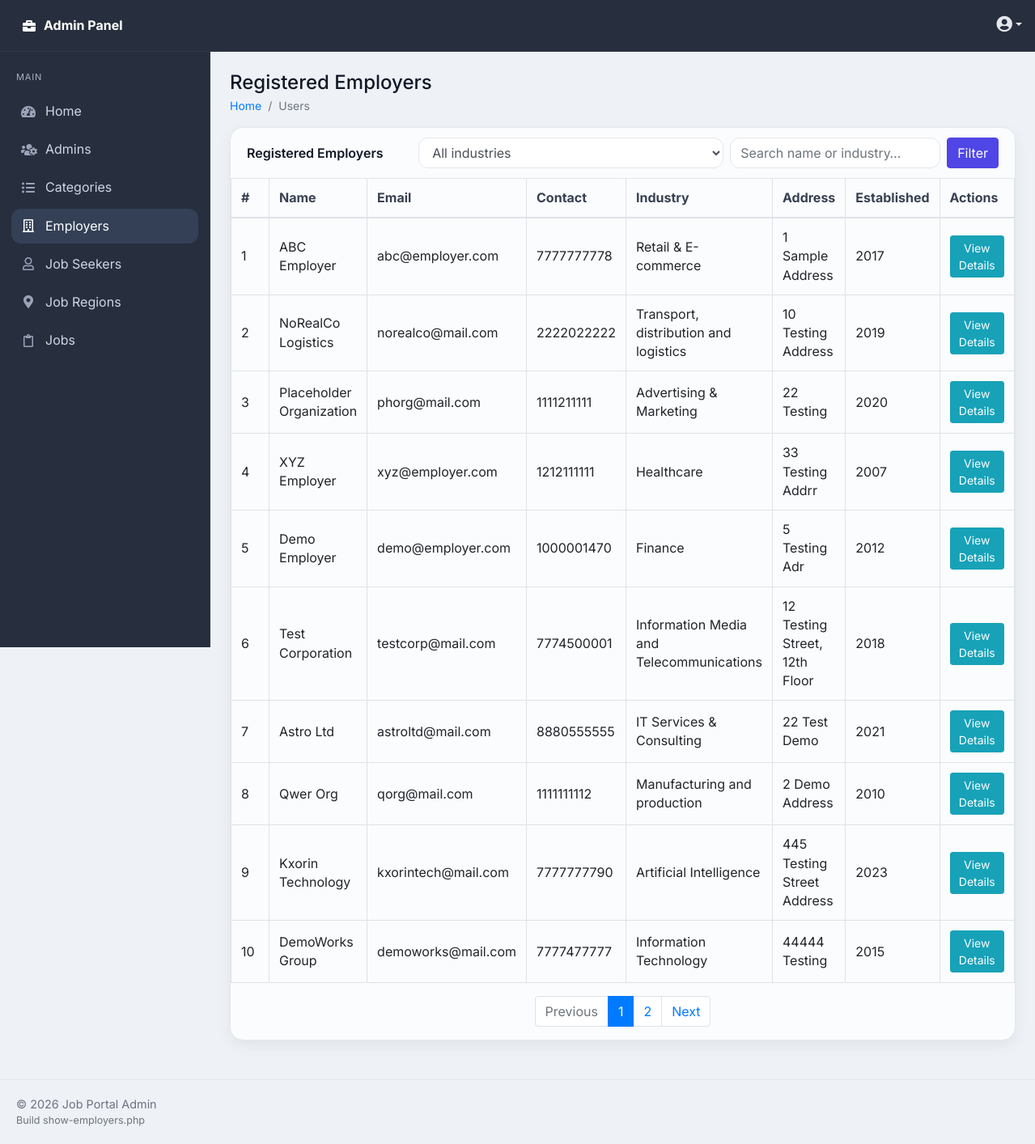
The app's page /admin/users/show-employers.php (signed in) with its own data.
### tables this page shows
CREATE TABLE `company_details` (
  `id` int(11) NOT NULL AUTO_INCREMENT,
  `user_id` int(11) NOT NULL,
  `company_website` varchar(255) DEFAULT NULL,
  `industry` varchar(150) DEFAULT NULL,
  `address_line` varchar(255) DEFAULT NULL,
  `postal_code` varchar(20) DEFAULT NULL,
  `established_year` year(4) DEFAULT NULL,
  `operating_hours` varchar(100) DEFAULT NULL,
  `business_reg_no` varchar(20) NOT NULL,
  `company_size` varchar(20) DEFAULT NULL,
  `org_type` varchar(60) DEFAULT NULL,
  `created_at` timestamp NOT NULL DEFAULT current_timestamp(),
  `updated_at` timestamp NOT NULL DEFAULT current_timestamp() ON UPDATE current_timestamp(),
  PRIMARY KEY (`id`),
  UNIQUE KEY `uq_company_details_brn` (`business_reg_no`),
  KEY `fk_company_user` (`user_id`),
  CONSTRAINT `fk_company_user` FOREIGN KEY (`user_id`) REFERENCES `users` (`id`) ON DELETE CASCADE ON UPDATE CASCADE
);

CREATE TABLE `users` (
  `id` int(3) NOT NULL AUTO_INCREMENT,
  `fullname` varchar(155) NOT NULL,
  `username` varchar(200) NOT NULL,
  `email` varchar(200) NOT NULL,
  `contact` varchar(20) NOT NULL,
  `region_id` int(11) DEFAULT NULL,
  `address` varchar(255) DEFAULT NULL,
  `mypassword` varchar(200) NOT NULL,
  `img` varchar(200) NOT NULL,
  `type` varchar(200) NOT NULL,
  `cv` varchar(200) DEFAULT NULL,
  `skills` varchar(255) NOT NULL,
  `education` varchar(200) NOT NULL,
  `title` varchar(200) DEFAULT NULL,
  `bio` varchar(500) DEFAULT NULL,
  `facebook` varchar(200) DEFAULT NULL,
  `twitter` varchar(200) DEFAULT NULL,
  `linkedin` varchar(200) DEFAULT NULL,
  `created_at` timestamp NOT NULL DEFAULT current_timestamp(),
  PRIMARY KEY (`id`),
  KEY `fk_users_region` (`region_id`),
  CONSTRAINT `fk_users_region` FOREIGN KEY (`region_id`) REFERENCES `job_regions` (`id`) ON DELETE SET NULL ON UPDATE CASCADE
);

### admin/users/show-employers.php (the view, shortened to what this page needs)
<?php require "../../config/config.php";
?>
<?php
function h($v){ return htmlspecialchars((string)$v, ENT_QUOTES, 'UTF-8'); }
$q        = trim($_GET['q'] ?? '');
$limit   = 10;
$page    = (isset($_GET['page']) && is_numeric($_GET['page']) && $_GET['page'] > 0) ? (int)$_GET['page'] : 1;
$offset  = ($page - 1) * $limit;
$counter = $offset + 1;
$where = ["UPPER(u.type) = 'EMPLOYER'"];
$params = [];
$whereSql = $where ? 'WHERE '.implode(' AND ', $where) : '';
$totalSql = "
  SELECT COUNT(*) AS total
  FROM users u
  JOIN company_details c ON u.id = c.user_id
  $whereSql
";
$totalStmt = $conn->prepare($totalSql);
$totalStmt->execute($params);
$totalRecords = (int)$totalStmt->fetch(PDO::FETCH_OBJ)->total;
$totalPages   = max(1, (int)ceil($totalRecords / $limit));
$listSql = "
  SELECT
    u.id, u.fullname, u.username, u.email, u.contact, u.img, u.created_at AS user_created_at,
    c.company_website, c.industry, c.address_line, c.postal_code, c.established_year,
    c.operating_hours, c.business_reg_no, c.company_size, c.org_type,
    c.created_at AS company_created_at, c.updated_at
  FROM users u
  JOIN company_details c ON u.id = c.user_id
  $whereSql
  ORDER BY u.id ASC
  LIMIT :limit OFFSET :offset
";
$stmt = $conn->prepare($listSql);
$stmt->bindValue(':limit',  $limit,  PDO::PARAM_INT);
$stmt->bindValue(':offset', $offset, PDO::PARAM_INT);
$stmt->execute();
$employers = $stmt->fetchAll(PDO::FETCH_OBJ);
$qs = [];
$baseQS = http_build_query($qs);
$sep    = $baseQS ? '&' : '';
?>
<?php require "../layouts/header.php"; ?>
<div class="row">
  <div class="col">
    <div class="card">
      <div class="card-header">
        <div class="d-flex align-items-center justify-content-between flex-wrap">
          <h2 class="card-title h6 mb-2 mb-md-0">Registered Employers</h2>
          <form class="form-inline my-2 my-md-0" method="get" action="show-employers.php">
            <div class="form-group mr-2 mb-2 mb-md-0">
              <select class="form-control" id="industry" name="industry">
                <option value="">All industries</option>
              </select>
            </div>
            <div class="form-group mr-2 mb-2 mb-md-0">
              <input type="text" class="form-control" id="q" name="q"
                     placeholder="Search name or industry…" value="<?= h($q) ?>">
            </div>
            <button type="submit" class="btn btn-primary">Filter</button>
          </form>
        </div>
      </div>
      <div class="card-body p-0">
        <div class="table-responsive">
          <table class="table table-hover table-bordered mb-0">
            <thead>
              <tr>
                <th style="width:80px">#</th>
                <th>Name</th>
                <th>Email</th>
                <th>Contact</th>
                <th>Industry</th>
                <th>Address</th>
                <th>Established</th>
                <th style="width:120px;">Actions</th>
              </tr>
            </thead>
            <tbody>
              <?php if (!$employers): ?>
                <tr><td colspan="8" class="text-center text-muted py-4">No employers to show.</td></tr>
              <?php else: ?>
                <?php foreach($employers as $u): ?>
                  <tr>
                    <td><?= $counter++; ?></td>
                    <td><?= h($u->fullname); ?></td>
                    <td><?= h($u->email); ?></td>
                    <td><?= h($u->contact); ?></td>
                    <td><?= h($u->industry); ?></td>
                    <td><?= h($u->address_line); ?></td>
                    <td><?= h($u->established_year); ?></td>
                    <td>
                      <button
                        type="button"
                        class="btn btn-sm btn-info"
                        data-toggle="modal"
                        data-target="#employerModal"
                        title="View details"
                        data-id="<?= (int)$u->id; ?>"
                        data-fullname="<?= h($u->fullname); ?>"
                        data-username="<?= h($u->username); ?>"
                        data-email="<?= h($u->email); ?>"
                        data-contact="<?= h($u->contact); ?>"
                        data-usercreated="<?= h($u->user_created_at); ?>"
                        data-img="<?= h($u->img); ?>"
                        data-website="<?= h($u->company_website); ?>"
                        data-industry="<?= h($u->industry); ?>"
                        data-address="<?= h($u->address_line); ?>"
                        data-postal="<?= h($u->postal_code); ?>"
                        data-estyear="<?= h($u->established_year); ?>"
                        data-hours="<?= h($u->operating_hours); ?>"
                        data-brn="<?= h($u->business_reg_no); ?>"
                        data-csize="<?= h($u->company_size); ?>"
                        data-orgtype="<?= h($u->org_type); ?>"
                        data-ccreated="<?= h($u->company_created_at); ?>"
                        data-cupdated="<?= h($u->updated_at); ?>"
                      >View Details</button>
                    </td>
                  </tr>
                <?php endforeach; ?>
              <?php endif; ?>
            </tbody>
          </table>
        </div>
        <nav class="p-3">
          <ul class="pagination justify-content-center mb-0">
            <li class="page-item <?= ($page <= 1 ? 'disabled' : '') ?>">
              <a class="page-link" href="?<?= $baseQS . $sep ?>page=<?= max(1, $page - 1) ?>">Previous</a>
            </li>
            <?php for ($i = 1; $i <= $totalPages; $i++): ?>
              <li class="page-item <?= ($page === $i ? 'active' : '') ?>">
                <a class="page-link" href="?<?= $baseQS . $sep ?>page=<?= $i ?>"><?= $i ?></a>
              </li>
            <?php endfor; ?>
            <li class="page-item <?= ($page >= $totalPages ? 'disabled' : '') ?>">
              <a class="page-link" href="?<?= $baseQS . $sep ?>page=<?= min($totalPages, $page + 1) ?>">Next</a>
            </li>
          </ul>
        </nav>
      </div>
    </div>
  </div>
</div>
<?php require "../layouts/footer.php"; ?>

### admin/styles/style.css (style rules this page uses)
:root { --nav:#272e3e; --nav-border:#31384c; --nav-muted:#a9b0c2; --bg:#eef1f5; --card:#fbfcfe; --text:#111827; --muted:#6b7280; --primary:#4f46e5; --primary-600:#4338ca; --border:#e5e7eb; --sidebar:#272e3e; --sidebar-border:#31384c; --shadow:0 6px 18px rgba(0,0,0,.06); --radius:16px; }
* { box-sizing:border-box }
html,body { height:100% }
body.app { font-family:'Inter',system-ui,-apple-system,Segoe UI,Roboto,Arial,sans-serif; color:var(--text); background:var(--bg); line-height:1.45; }
.card { border:1px solid var(--border)!important; border-radius:var(--radius)!important; box-shadow:var(--shadow); background:var(--card); }
.card-header { background:transparent; border-bottom:1px solid var(--border) }
.card-title { margin:0; font-weight:600 }
.table thead th { border-top:0; color:#374151 }
.table tbody td { vertical-align:middle }
.btn-primary { background:var(--primary); border-color:var(--primary) }
.form-control { border-radius:12px; border:1px solid var(--border); }

### records on screen
company_details: user.fullname "ABC Employer", user.email "abc@employer.com", user.contact "7777777778", industry "Retail & E-commerce", address_line "1 Sample Address", established_year "2017"
company_details: user.fullname "NoRealCo Logistics", user.email "norealco@mail.com", user.contact "2222022222", industry "Transport, distribution and logistics", address_line "10 Testing Address", established_year "2019"
company_details: user.fullname "Placeholder Organization", user.email "phorg@mail.com", user.contact "1111211111", industry "Advertising & Marketing", address_line "22 Testing", established_year "2020"
company_details: user.fullname "XYZ Employer", user.email "xyz@employer.com", user.contact "1212111111", industry "Healthcare", address_line "33 Testing Addrr", established_year "2007"
company_details: user.fullname "Demo Employer", user.email "demo@employer.com", user.contact "1000001470", industry "Finance", address_line "5 Testing Adr", established_year "2012"
company_details: user.fullname "Test Corporation", user.email "testcorp@mail.com", user.contact "7774500001", industry "Information Media and Telecommunications", address_line "12 Testing Street, 12th Floor", established_year "2018"
company_details: user.fullname "Astro Ltd", user.email "astroltd@mail.com", user.contact "8880555555", industry "IT Services & Consulting", address_line "22 Test Demo", established_year "2021"
company_details: user.fullname "Qwer Org", user.email "qorg@mail.com", user.contact "1111111112", industry "Manufacturing and production", address_line "2 Demo Address", established_year "2010"
company_details: user.fullname "Kxorin Technology", user.email "kxorintech@mail.com", user.contact "7777777790", industry "Artificial Intelligence", address_line "445 Testing Street Address", established_year "2023"
company_details: user.fullname "DemoWorks Group", user.email "demoworks@mail.com", user.contact "7777477777", industry "Information Technology", address_line "44444 Testing", established_year "2015"

### other values on screen
$pageTitle "Registered Employers"
$breadcrumb "Users"
basename($_SERVER['SCRIPT_NAME']) "show-employers.php"
